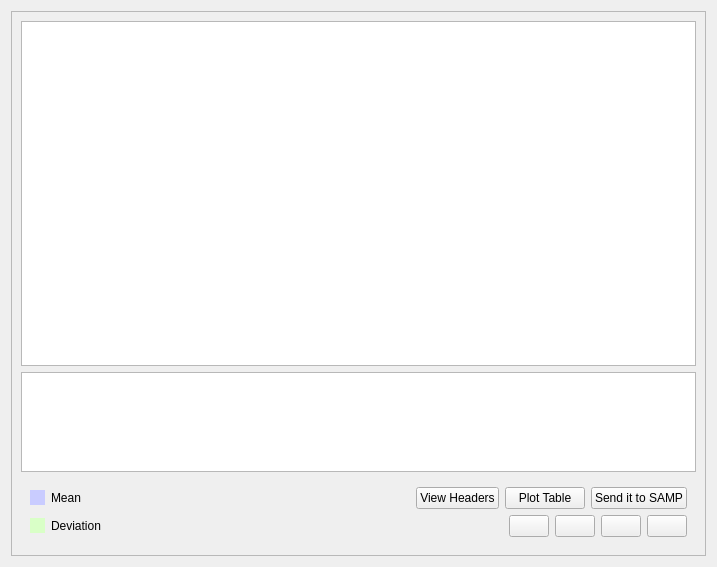
<?xml version="1.0" encoding="UTF-8"?>
<ui version="4.0">
 <class>table</class>
 <widget class="QWidget" name="table">
  <property name="geometry">
   <rect>
    <x>0</x>
    <y>0</y>
    <width>717</width>
    <height>567</height>
   </rect>
  </property>
  <property name="windowTitle">
   <string>Form</string>
  </property>
  <layout class="QHBoxLayout" name="horizontalLayout">
   <item>
    <widget class="QScrollArea" name="scrollArea">
     <property name="widgetResizable">
      <bool>true</bool>
     </property>
     <widget class="QWidget" name="scrollAreaWidgetContents">
      <property name="geometry">
       <rect>
        <x>0</x>
        <y>0</y>
        <width>697</width>
        <height>547</height>
       </rect>
      </property>
      <property name="sizePolicy">
       <sizepolicy hsizetype="Minimum" vsizetype="Preferred">
        <horstretch>0</horstretch>
        <verstretch>0</verstretch>
       </sizepolicy>
      </property>
      <layout class="QVBoxLayout" name="verticalLayout">
       <item>
        <widget class="QTableView" name="tableData">
         <property name="sizePolicy">
          <sizepolicy hsizetype="Expanding" vsizetype="Minimum">
           <horstretch>0</horstretch>
           <verstretch>0</verstretch>
          </sizepolicy>
         </property>
        </widget>
       </item>
       <item>
        <widget class="QTableView" name="tableStat">
         <property name="sizePolicy">
          <sizepolicy hsizetype="Expanding" vsizetype="Preferred">
           <horstretch>0</horstretch>
           <verstretch>0</verstretch>
          </sizepolicy>
         </property>
         <property name="maximumSize">
          <size>
           <width>16777215</width>
           <height>100</height>
          </size>
         </property>
        </widget>
       </item>
       <item>
        <widget class="QWidget" name="widget" native="true">
         <property name="sizePolicy">
          <sizepolicy hsizetype="Preferred" vsizetype="Maximum">
           <horstretch>0</horstretch>
           <verstretch>0</verstretch>
          </sizepolicy>
         </property>
         <layout class="QGridLayout" name="gridLayout">
          <item row="0" column="1">
           <widget class="QLabel" name="label">
            <property name="text">
             <string>Mean</string>
            </property>
           </widget>
          </item>
          <item row="1" column="1">
           <widget class="QLabel" name="label_2">
            <property name="text">
             <string>Deviation</string>
            </property>
           </widget>
          </item>
          <item row="1" column="9">
           <widget class="QPushButton" name="addRowButton">
            <property name="sizePolicy">
             <sizepolicy hsizetype="Fixed" vsizetype="Fixed">
              <horstretch>0</horstretch>
              <verstretch>0</verstretch>
             </sizepolicy>
            </property>
            <property name="toolTip">
             <string>Add row</string>
            </property>
            <property name="text">
             <string/>
            </property>
            <property name="icon">
             <iconset resource="../resources.qrc">
              <normaloff>:/row_add.png</normaloff>:/row_add.png</iconset>
            </property>
           </widget>
          </item>
          <item row="1" column="10">
           <widget class="QPushButton" name="delRowButton">
            <property name="sizePolicy">
             <sizepolicy hsizetype="Fixed" vsizetype="Fixed">
              <horstretch>0</horstretch>
              <verstretch>0</verstretch>
             </sizepolicy>
            </property>
            <property name="toolTip">
             <string>Delete row</string>
            </property>
            <property name="text">
             <string/>
            </property>
            <property name="icon">
             <iconset resource="../resources.qrc">
              <normaloff>:/row_delete.png</normaloff>:/row_delete.png</iconset>
            </property>
           </widget>
          </item>
          <item row="0" column="0">
           <widget class="QLabel" name="label_3">
            <property name="sizePolicy">
             <sizepolicy hsizetype="Fixed" vsizetype="Fixed">
              <horstretch>0</horstretch>
              <verstretch>0</verstretch>
             </sizepolicy>
            </property>
            <property name="minimumSize">
             <size>
              <width>15</width>
              <height>15</height>
             </size>
            </property>
            <property name="palette">
             <palette>
              <active>
               <colorrole role="WindowText">
                <brush brushstyle="SolidPattern">
                 <color alpha="255">
                  <red>0</red>
                  <green>0</green>
                  <blue>0</blue>
                 </color>
                </brush>
               </colorrole>
               <colorrole role="Button">
                <brush brushstyle="SolidPattern">
                 <color alpha="255">
                  <red>201</red>
                  <green>204</green>
                  <blue>255</blue>
                 </color>
                </brush>
               </colorrole>
               <colorrole role="Light">
                <brush brushstyle="SolidPattern">
                 <color alpha="255">
                  <red>255</red>
                  <green>255</green>
                  <blue>255</blue>
                 </color>
                </brush>
               </colorrole>
               <colorrole role="Midlight">
                <brush brushstyle="SolidPattern">
                 <color alpha="255">
                  <red>228</red>
                  <green>229</green>
                  <blue>255</blue>
                 </color>
                </brush>
               </colorrole>
               <colorrole role="Dark">
                <brush brushstyle="SolidPattern">
                 <color alpha="255">
                  <red>100</red>
                  <green>102</green>
                  <blue>127</blue>
                 </color>
                </brush>
               </colorrole>
               <colorrole role="Mid">
                <brush brushstyle="SolidPattern">
                 <color alpha="255">
                  <red>134</red>
                  <green>136</green>
                  <blue>170</blue>
                 </color>
                </brush>
               </colorrole>
               <colorrole role="Text">
                <brush brushstyle="SolidPattern">
                 <color alpha="255">
                  <red>0</red>
                  <green>0</green>
                  <blue>0</blue>
                 </color>
                </brush>
               </colorrole>
               <colorrole role="BrightText">
                <brush brushstyle="SolidPattern">
                 <color alpha="255">
                  <red>255</red>
                  <green>255</green>
                  <blue>255</blue>
                 </color>
                </brush>
               </colorrole>
               <colorrole role="ButtonText">
                <brush brushstyle="SolidPattern">
                 <color alpha="255">
                  <red>0</red>
                  <green>0</green>
                  <blue>0</blue>
                 </color>
                </brush>
               </colorrole>
               <colorrole role="Base">
                <brush brushstyle="SolidPattern">
                 <color alpha="255">
                  <red>255</red>
                  <green>255</green>
                  <blue>255</blue>
                 </color>
                </brush>
               </colorrole>
               <colorrole role="Window">
                <brush brushstyle="SolidPattern">
                 <color alpha="255">
                  <red>201</red>
                  <green>204</green>
                  <blue>255</blue>
                 </color>
                </brush>
               </colorrole>
               <colorrole role="Shadow">
                <brush brushstyle="SolidPattern">
                 <color alpha="255">
                  <red>0</red>
                  <green>0</green>
                  <blue>0</blue>
                 </color>
                </brush>
               </colorrole>
               <colorrole role="AlternateBase">
                <brush brushstyle="SolidPattern">
                 <color alpha="255">
                  <red>228</red>
                  <green>229</green>
                  <blue>255</blue>
                 </color>
                </brush>
               </colorrole>
               <colorrole role="ToolTipBase">
                <brush brushstyle="SolidPattern">
                 <color alpha="255">
                  <red>255</red>
                  <green>255</green>
                  <blue>220</blue>
                 </color>
                </brush>
               </colorrole>
               <colorrole role="ToolTipText">
                <brush brushstyle="SolidPattern">
                 <color alpha="255">
                  <red>0</red>
                  <green>0</green>
                  <blue>0</blue>
                 </color>
                </brush>
               </colorrole>
              </active>
              <inactive>
               <colorrole role="WindowText">
                <brush brushstyle="SolidPattern">
                 <color alpha="255">
                  <red>0</red>
                  <green>0</green>
                  <blue>0</blue>
                 </color>
                </brush>
               </colorrole>
               <colorrole role="Button">
                <brush brushstyle="SolidPattern">
                 <color alpha="255">
                  <red>201</red>
                  <green>204</green>
                  <blue>255</blue>
                 </color>
                </brush>
               </colorrole>
               <colorrole role="Light">
                <brush brushstyle="SolidPattern">
                 <color alpha="255">
                  <red>255</red>
                  <green>255</green>
                  <blue>255</blue>
                 </color>
                </brush>
               </colorrole>
               <colorrole role="Midlight">
                <brush brushstyle="SolidPattern">
                 <color alpha="255">
                  <red>228</red>
                  <green>229</green>
                  <blue>255</blue>
                 </color>
                </brush>
               </colorrole>
               <colorrole role="Dark">
                <brush brushstyle="SolidPattern">
                 <color alpha="255">
                  <red>100</red>
                  <green>102</green>
                  <blue>127</blue>
                 </color>
                </brush>
               </colorrole>
               <colorrole role="Mid">
                <brush brushstyle="SolidPattern">
                 <color alpha="255">
                  <red>134</red>
                  <green>136</green>
                  <blue>170</blue>
                 </color>
                </brush>
               </colorrole>
               <colorrole role="Text">
                <brush brushstyle="SolidPattern">
                 <color alpha="255">
                  <red>0</red>
                  <green>0</green>
                  <blue>0</blue>
                 </color>
                </brush>
               </colorrole>
               <colorrole role="BrightText">
                <brush brushstyle="SolidPattern">
                 <color alpha="255">
                  <red>255</red>
                  <green>255</green>
                  <blue>255</blue>
                 </color>
                </brush>
               </colorrole>
               <colorrole role="ButtonText">
                <brush brushstyle="SolidPattern">
                 <color alpha="255">
                  <red>0</red>
                  <green>0</green>
                  <blue>0</blue>
                 </color>
                </brush>
               </colorrole>
               <colorrole role="Base">
                <brush brushstyle="SolidPattern">
                 <color alpha="255">
                  <red>255</red>
                  <green>255</green>
                  <blue>255</blue>
                 </color>
                </brush>
               </colorrole>
               <colorrole role="Window">
                <brush brushstyle="SolidPattern">
                 <color alpha="255">
                  <red>201</red>
                  <green>204</green>
                  <blue>255</blue>
                 </color>
                </brush>
               </colorrole>
               <colorrole role="Shadow">
                <brush brushstyle="SolidPattern">
                 <color alpha="255">
                  <red>0</red>
                  <green>0</green>
                  <blue>0</blue>
                 </color>
                </brush>
               </colorrole>
               <colorrole role="AlternateBase">
                <brush brushstyle="SolidPattern">
                 <color alpha="255">
                  <red>228</red>
                  <green>229</green>
                  <blue>255</blue>
                 </color>
                </brush>
               </colorrole>
               <colorrole role="ToolTipBase">
                <brush brushstyle="SolidPattern">
                 <color alpha="255">
                  <red>255</red>
                  <green>255</green>
                  <blue>220</blue>
                 </color>
                </brush>
               </colorrole>
               <colorrole role="ToolTipText">
                <brush brushstyle="SolidPattern">
                 <color alpha="255">
                  <red>0</red>
                  <green>0</green>
                  <blue>0</blue>
                 </color>
                </brush>
               </colorrole>
              </inactive>
              <disabled>
               <colorrole role="WindowText">
                <brush brushstyle="SolidPattern">
                 <color alpha="255">
                  <red>100</red>
                  <green>102</green>
                  <blue>127</blue>
                 </color>
                </brush>
               </colorrole>
               <colorrole role="Button">
                <brush brushstyle="SolidPattern">
                 <color alpha="255">
                  <red>201</red>
                  <green>204</green>
                  <blue>255</blue>
                 </color>
                </brush>
               </colorrole>
               <colorrole role="Light">
                <brush brushstyle="SolidPattern">
                 <color alpha="255">
                  <red>255</red>
                  <green>255</green>
                  <blue>255</blue>
                 </color>
                </brush>
               </colorrole>
               <colorrole role="Midlight">
                <brush brushstyle="SolidPattern">
                 <color alpha="255">
                  <red>228</red>
                  <green>229</green>
                  <blue>255</blue>
                 </color>
                </brush>
               </colorrole>
               <colorrole role="Dark">
                <brush brushstyle="SolidPattern">
                 <color alpha="255">
                  <red>100</red>
                  <green>102</green>
                  <blue>127</blue>
                 </color>
                </brush>
               </colorrole>
               <colorrole role="Mid">
                <brush brushstyle="SolidPattern">
                 <color alpha="255">
                  <red>134</red>
                  <green>136</green>
                  <blue>170</blue>
                 </color>
                </brush>
               </colorrole>
               <colorrole role="Text">
                <brush brushstyle="SolidPattern">
                 <color alpha="255">
                  <red>100</red>
                  <green>102</green>
                  <blue>127</blue>
                 </color>
                </brush>
               </colorrole>
               <colorrole role="BrightText">
                <brush brushstyle="SolidPattern">
                 <color alpha="255">
                  <red>255</red>
                  <green>255</green>
                  <blue>255</blue>
                 </color>
                </brush>
               </colorrole>
               <colorrole role="ButtonText">
                <brush brushstyle="SolidPattern">
                 <color alpha="255">
                  <red>100</red>
                  <green>102</green>
                  <blue>127</blue>
                 </color>
                </brush>
               </colorrole>
               <colorrole role="Base">
                <brush brushstyle="SolidPattern">
                 <color alpha="255">
                  <red>201</red>
                  <green>204</green>
                  <blue>255</blue>
                 </color>
                </brush>
               </colorrole>
               <colorrole role="Window">
                <brush brushstyle="SolidPattern">
                 <color alpha="255">
                  <red>201</red>
                  <green>204</green>
                  <blue>255</blue>
                 </color>
                </brush>
               </colorrole>
               <colorrole role="Shadow">
                <brush brushstyle="SolidPattern">
                 <color alpha="255">
                  <red>0</red>
                  <green>0</green>
                  <blue>0</blue>
                 </color>
                </brush>
               </colorrole>
               <colorrole role="AlternateBase">
                <brush brushstyle="SolidPattern">
                 <color alpha="255">
                  <red>201</red>
                  <green>204</green>
                  <blue>255</blue>
                 </color>
                </brush>
               </colorrole>
               <colorrole role="ToolTipBase">
                <brush brushstyle="SolidPattern">
                 <color alpha="255">
                  <red>255</red>
                  <green>255</green>
                  <blue>220</blue>
                 </color>
                </brush>
               </colorrole>
               <colorrole role="ToolTipText">
                <brush brushstyle="SolidPattern">
                 <color alpha="255">
                  <red>0</red>
                  <green>0</green>
                  <blue>0</blue>
                 </color>
                </brush>
               </colorrole>
              </disabled>
             </palette>
            </property>
            <property name="autoFillBackground">
             <bool>true</bool>
            </property>
            <property name="text">
             <string/>
            </property>
           </widget>
          </item>
          <item row="1" column="0">
           <widget class="QLabel" name="label_4">
            <property name="sizePolicy">
             <sizepolicy hsizetype="Fixed" vsizetype="Fixed">
              <horstretch>0</horstretch>
              <verstretch>0</verstretch>
             </sizepolicy>
            </property>
            <property name="minimumSize">
             <size>
              <width>15</width>
              <height>15</height>
             </size>
            </property>
            <property name="palette">
             <palette>
              <active>
               <colorrole role="WindowText">
                <brush brushstyle="SolidPattern">
                 <color alpha="255">
                  <red>0</red>
                  <green>0</green>
                  <blue>0</blue>
                 </color>
                </brush>
               </colorrole>
               <colorrole role="Button">
                <brush brushstyle="SolidPattern">
                 <color alpha="255">
                  <red>217</red>
                  <green>255</green>
                  <blue>199</blue>
                 </color>
                </brush>
               </colorrole>
               <colorrole role="Light">
                <brush brushstyle="SolidPattern">
                 <color alpha="255">
                  <red>255</red>
                  <green>255</green>
                  <blue>255</blue>
                 </color>
                </brush>
               </colorrole>
               <colorrole role="Midlight">
                <brush brushstyle="SolidPattern">
                 <color alpha="255">
                  <red>236</red>
                  <green>255</green>
                  <blue>227</blue>
                 </color>
                </brush>
               </colorrole>
               <colorrole role="Dark">
                <brush brushstyle="SolidPattern">
                 <color alpha="255">
                  <red>108</red>
                  <green>127</green>
                  <blue>99</blue>
                 </color>
                </brush>
               </colorrole>
               <colorrole role="Mid">
                <brush brushstyle="SolidPattern">
                 <color alpha="255">
                  <red>145</red>
                  <green>170</green>
                  <blue>133</blue>
                 </color>
                </brush>
               </colorrole>
               <colorrole role="Text">
                <brush brushstyle="SolidPattern">
                 <color alpha="255">
                  <red>0</red>
                  <green>0</green>
                  <blue>0</blue>
                 </color>
                </brush>
               </colorrole>
               <colorrole role="BrightText">
                <brush brushstyle="SolidPattern">
                 <color alpha="255">
                  <red>255</red>
                  <green>255</green>
                  <blue>255</blue>
                 </color>
                </brush>
               </colorrole>
               <colorrole role="ButtonText">
                <brush brushstyle="SolidPattern">
                 <color alpha="255">
                  <red>0</red>
                  <green>0</green>
                  <blue>0</blue>
                 </color>
                </brush>
               </colorrole>
               <colorrole role="Base">
                <brush brushstyle="SolidPattern">
                 <color alpha="255">
                  <red>255</red>
                  <green>255</green>
                  <blue>255</blue>
                 </color>
                </brush>
               </colorrole>
               <colorrole role="Window">
                <brush brushstyle="SolidPattern">
                 <color alpha="255">
                  <red>217</red>
                  <green>255</green>
                  <blue>199</blue>
                 </color>
                </brush>
               </colorrole>
               <colorrole role="Shadow">
                <brush brushstyle="SolidPattern">
                 <color alpha="255">
                  <red>0</red>
                  <green>0</green>
                  <blue>0</blue>
                 </color>
                </brush>
               </colorrole>
               <colorrole role="AlternateBase">
                <brush brushstyle="SolidPattern">
                 <color alpha="255">
                  <red>236</red>
                  <green>255</green>
                  <blue>227</blue>
                 </color>
                </brush>
               </colorrole>
               <colorrole role="ToolTipBase">
                <brush brushstyle="SolidPattern">
                 <color alpha="255">
                  <red>255</red>
                  <green>255</green>
                  <blue>220</blue>
                 </color>
                </brush>
               </colorrole>
               <colorrole role="ToolTipText">
                <brush brushstyle="SolidPattern">
                 <color alpha="255">
                  <red>0</red>
                  <green>0</green>
                  <blue>0</blue>
                 </color>
                </brush>
               </colorrole>
              </active>
              <inactive>
               <colorrole role="WindowText">
                <brush brushstyle="SolidPattern">
                 <color alpha="255">
                  <red>0</red>
                  <green>0</green>
                  <blue>0</blue>
                 </color>
                </brush>
               </colorrole>
               <colorrole role="Button">
                <brush brushstyle="SolidPattern">
                 <color alpha="255">
                  <red>217</red>
                  <green>255</green>
                  <blue>199</blue>
                 </color>
                </brush>
               </colorrole>
               <colorrole role="Light">
                <brush brushstyle="SolidPattern">
                 <color alpha="255">
                  <red>255</red>
                  <green>255</green>
                  <blue>255</blue>
                 </color>
                </brush>
               </colorrole>
               <colorrole role="Midlight">
                <brush brushstyle="SolidPattern">
                 <color alpha="255">
                  <red>236</red>
                  <green>255</green>
                  <blue>227</blue>
                 </color>
                </brush>
               </colorrole>
               <colorrole role="Dark">
                <brush brushstyle="SolidPattern">
                 <color alpha="255">
                  <red>108</red>
                  <green>127</green>
                  <blue>99</blue>
                 </color>
                </brush>
               </colorrole>
               <colorrole role="Mid">
                <brush brushstyle="SolidPattern">
                 <color alpha="255">
                  <red>145</red>
                  <green>170</green>
                  <blue>133</blue>
                 </color>
                </brush>
               </colorrole>
               <colorrole role="Text">
                <brush brushstyle="SolidPattern">
                 <color alpha="255">
                  <red>0</red>
                  <green>0</green>
                  <blue>0</blue>
                 </color>
                </brush>
               </colorrole>
               <colorrole role="BrightText">
                <brush brushstyle="SolidPattern">
                 <color alpha="255">
                  <red>255</red>
                  <green>255</green>
                  <blue>255</blue>
                 </color>
                </brush>
               </colorrole>
               <colorrole role="ButtonText">
                <brush brushstyle="SolidPattern">
                 <color alpha="255">
                  <red>0</red>
                  <green>0</green>
                  <blue>0</blue>
                 </color>
                </brush>
               </colorrole>
               <colorrole role="Base">
                <brush brushstyle="SolidPattern">
                 <color alpha="255">
                  <red>255</red>
                  <green>255</green>
                  <blue>255</blue>
                 </color>
                </brush>
               </colorrole>
               <colorrole role="Window">
                <brush brushstyle="SolidPattern">
                 <color alpha="255">
                  <red>217</red>
                  <green>255</green>
                  <blue>199</blue>
                 </color>
                </brush>
               </colorrole>
               <colorrole role="Shadow">
                <brush brushstyle="SolidPattern">
                 <color alpha="255">
                  <red>0</red>
                  <green>0</green>
                  <blue>0</blue>
                 </color>
                </brush>
               </colorrole>
               <colorrole role="AlternateBase">
                <brush brushstyle="SolidPattern">
                 <color alpha="255">
                  <red>236</red>
                  <green>255</green>
                  <blue>227</blue>
                 </color>
                </brush>
               </colorrole>
               <colorrole role="ToolTipBase">
                <brush brushstyle="SolidPattern">
                 <color alpha="255">
                  <red>255</red>
                  <green>255</green>
                  <blue>220</blue>
                 </color>
                </brush>
               </colorrole>
               <colorrole role="ToolTipText">
                <brush brushstyle="SolidPattern">
                 <color alpha="255">
                  <red>0</red>
                  <green>0</green>
                  <blue>0</blue>
                 </color>
                </brush>
               </colorrole>
              </inactive>
              <disabled>
               <colorrole role="WindowText">
                <brush brushstyle="SolidPattern">
                 <color alpha="255">
                  <red>108</red>
                  <green>127</green>
                  <blue>99</blue>
                 </color>
                </brush>
               </colorrole>
               <colorrole role="Button">
                <brush brushstyle="SolidPattern">
                 <color alpha="255">
                  <red>217</red>
                  <green>255</green>
                  <blue>199</blue>
                 </color>
                </brush>
               </colorrole>
               <colorrole role="Light">
                <brush brushstyle="SolidPattern">
                 <color alpha="255">
                  <red>255</red>
                  <green>255</green>
                  <blue>255</blue>
                 </color>
                </brush>
               </colorrole>
               <colorrole role="Midlight">
                <brush brushstyle="SolidPattern">
                 <color alpha="255">
                  <red>236</red>
                  <green>255</green>
                  <blue>227</blue>
                 </color>
                </brush>
               </colorrole>
               <colorrole role="Dark">
                <brush brushstyle="SolidPattern">
                 <color alpha="255">
                  <red>108</red>
                  <green>127</green>
                  <blue>99</blue>
                 </color>
                </brush>
               </colorrole>
               <colorrole role="Mid">
                <brush brushstyle="SolidPattern">
                 <color alpha="255">
                  <red>145</red>
                  <green>170</green>
                  <blue>133</blue>
                 </color>
                </brush>
               </colorrole>
               <colorrole role="Text">
                <brush brushstyle="SolidPattern">
                 <color alpha="255">
                  <red>108</red>
                  <green>127</green>
                  <blue>99</blue>
                 </color>
                </brush>
               </colorrole>
               <colorrole role="BrightText">
                <brush brushstyle="SolidPattern">
                 <color alpha="255">
                  <red>255</red>
                  <green>255</green>
                  <blue>255</blue>
                 </color>
                </brush>
               </colorrole>
               <colorrole role="ButtonText">
                <brush brushstyle="SolidPattern">
                 <color alpha="255">
                  <red>108</red>
                  <green>127</green>
                  <blue>99</blue>
                 </color>
                </brush>
               </colorrole>
               <colorrole role="Base">
                <brush brushstyle="SolidPattern">
                 <color alpha="255">
                  <red>217</red>
                  <green>255</green>
                  <blue>199</blue>
                 </color>
                </brush>
               </colorrole>
               <colorrole role="Window">
                <brush brushstyle="SolidPattern">
                 <color alpha="255">
                  <red>217</red>
                  <green>255</green>
                  <blue>199</blue>
                 </color>
                </brush>
               </colorrole>
               <colorrole role="Shadow">
                <brush brushstyle="SolidPattern">
                 <color alpha="255">
                  <red>0</red>
                  <green>0</green>
                  <blue>0</blue>
                 </color>
                </brush>
               </colorrole>
               <colorrole role="AlternateBase">
                <brush brushstyle="SolidPattern">
                 <color alpha="255">
                  <red>217</red>
                  <green>255</green>
                  <blue>199</blue>
                 </color>
                </brush>
               </colorrole>
               <colorrole role="ToolTipBase">
                <brush brushstyle="SolidPattern">
                 <color alpha="255">
                  <red>255</red>
                  <green>255</green>
                  <blue>220</blue>
                 </color>
                </brush>
               </colorrole>
               <colorrole role="ToolTipText">
                <brush brushstyle="SolidPattern">
                 <color alpha="255">
                  <red>0</red>
                  <green>0</green>
                  <blue>0</blue>
                 </color>
                </brush>
               </colorrole>
              </disabled>
             </palette>
            </property>
            <property name="autoFillBackground">
             <bool>true</bool>
            </property>
            <property name="text">
             <string/>
            </property>
           </widget>
          </item>
          <item row="0" column="3" colspan="3">
           <spacer name="horizontalSpacer">
            <property name="orientation">
             <enum>Qt::Horizontal</enum>
            </property>
            <property name="sizeHint" stdset="0">
             <size>
              <width>40</width>
              <height>20</height>
             </size>
            </property>
           </spacer>
          </item>
          <item row="0" column="6" colspan="5">
           <widget class="QFrame" name="frame">
            <property name="frameShape">
             <enum>QFrame::NoFrame</enum>
            </property>
            <property name="frameShadow">
             <enum>QFrame::Plain</enum>
            </property>
            <property name="lineWidth">
             <number>0</number>
            </property>
            <layout class="QHBoxLayout" name="horizontalLayout_2">
             <property name="spacing">
              <number>6</number>
             </property>
             <property name="margin">
              <number>0</number>
             </property>
             <item>
              <widget class="QPushButton" name="headersButton">
               <property name="text">
                <string>View Headers</string>
               </property>
               <property name="icon">
                <iconset>
                 <normaloff>:/table.jpg</normaloff>:/table.jpg</iconset>
               </property>
              </widget>
             </item>
             <item>
              <widget class="QPushButton" name="plotButton">
               <property name="text">
                <string>Plot Table</string>
               </property>
               <property name="icon">
                <iconset resource="../resources.qrc">
                 <normaloff>:/plot.png</normaloff>:/plot.png</iconset>
               </property>
              </widget>
             </item>
             <item>
              <widget class="QPushButton" name="sampButton">
               <property name="text">
                <string>Send it to SAMP</string>
               </property>
              </widget>
             </item>
            </layout>
           </widget>
          </item>
          <item row="1" column="8">
           <widget class="QPushButton" name="delColumnButton">
            <property name="sizePolicy">
             <sizepolicy hsizetype="Fixed" vsizetype="Fixed">
              <horstretch>0</horstretch>
              <verstretch>0</verstretch>
             </sizepolicy>
            </property>
            <property name="toolTip">
             <string>Delete column</string>
            </property>
            <property name="text">
             <string/>
            </property>
            <property name="icon">
             <iconset resource="../resources.qrc">
              <normaloff>:/column_delete.png</normaloff>:/column_delete.png</iconset>
            </property>
           </widget>
          </item>
          <item row="1" column="7">
           <widget class="QPushButton" name="addColumnButton">
            <property name="sizePolicy">
             <sizepolicy hsizetype="Fixed" vsizetype="Fixed">
              <horstretch>0</horstretch>
              <verstretch>0</verstretch>
             </sizepolicy>
            </property>
            <property name="toolTip">
             <string>Add column</string>
            </property>
            <property name="text">
             <string/>
            </property>
            <property name="icon">
             <iconset resource="../resources.qrc">
              <normaloff>:/column_add_after.png</normaloff>:/column_add_after.png</iconset>
            </property>
           </widget>
          </item>
         </layout>
        </widget>
       </item>
      </layout>
     </widget>
    </widget>
   </item>
  </layout>
 </widget>
 <resources>
  <include location="../resources.qrc"/>
 </resources>
 <connections/>
 <designerdata>
  <property name="gridDeltaX">
   <number>10</number>
  </property>
  <property name="gridDeltaY">
   <number>10</number>
  </property>
  <property name="gridSnapX">
   <bool>true</bool>
  </property>
  <property name="gridSnapY">
   <bool>true</bool>
  </property>
  <property name="gridVisible">
   <bool>true</bool>
  </property>
 </designerdata>
</ui>
